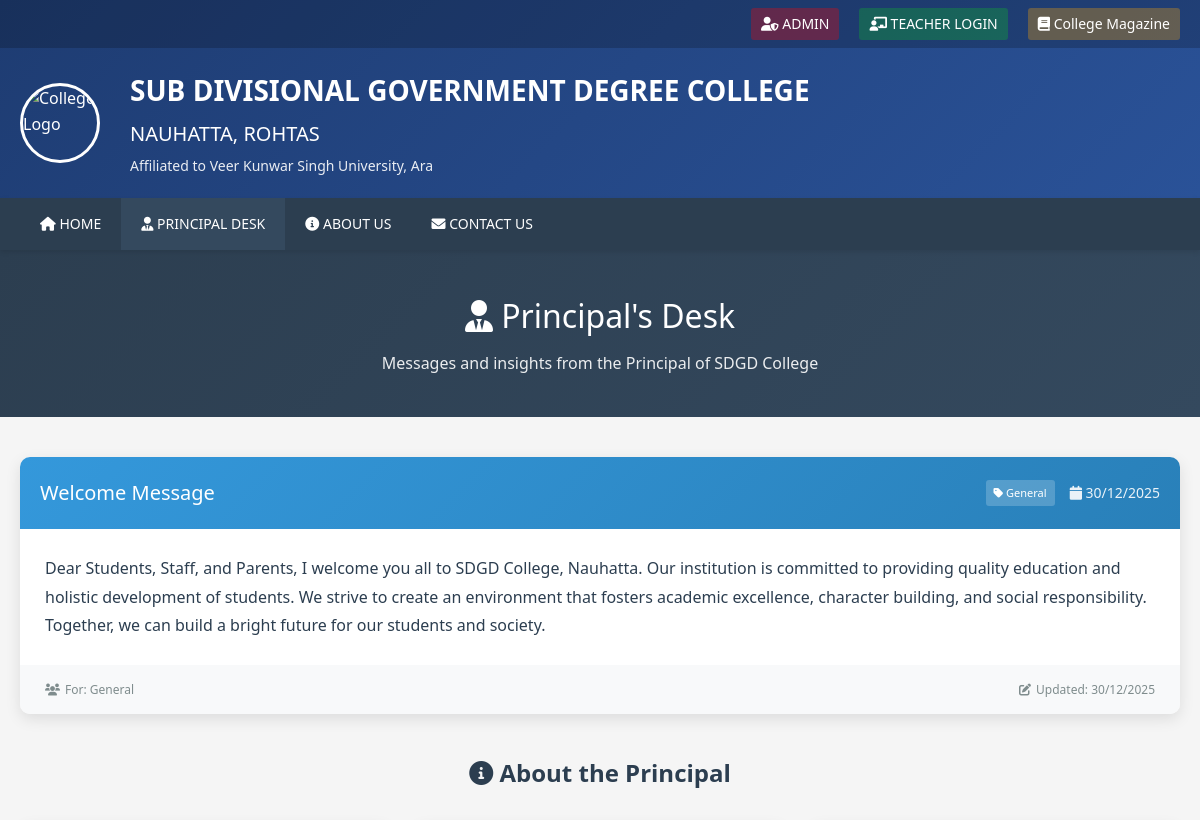
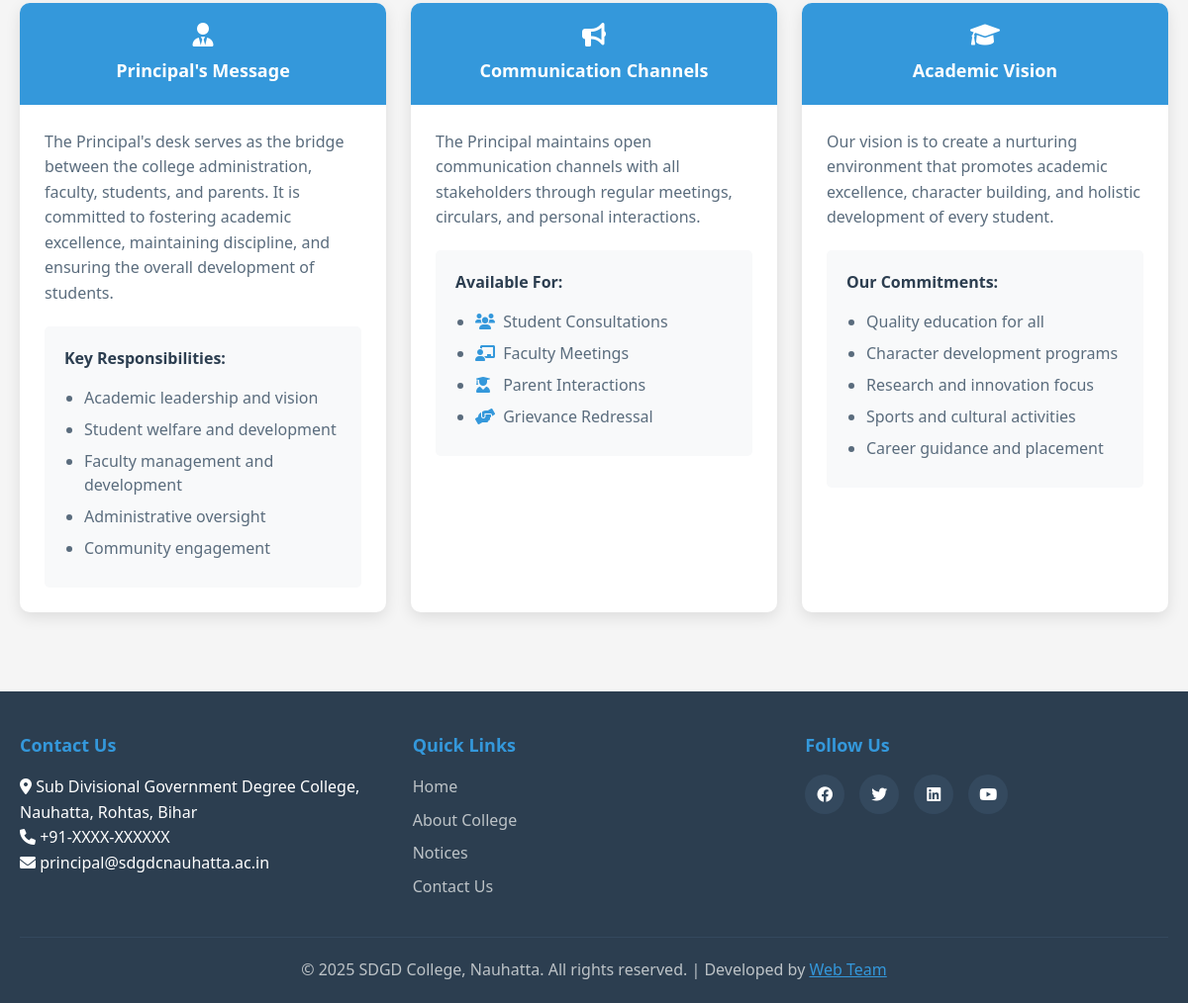
Page /principal-desk.php on the committed database (2 pictures, top to bottom).
### tables this page shows
CREATE TABLE IF NOT EXISTS principal_messages (
    id INT PRIMARY KEY AUTO_INCREMENT,
    title VARCHAR(255) NOT NULL,
    message TEXT NOT NULL,
    message_type ENUM('general', 'students', 'staff', 'parents') DEFAULT 'general',
    status ENUM('active', 'inactive') DEFAULT 'active',
    created_by INT,
    created_at TIMESTAMP DEFAULT CURRENT_TIMESTAMP,
    updated_at TIMESTAMP DEFAULT CURRENT_TIMESTAMP ON UPDATE CURRENT_TIMESTAMP,
    FOREIGN KEY (created_by) REFERENCES admin_users(id) ON DELETE SET NULL
);

### config.php (called while the page is built, shortened)
<?php
function format_date($date, $format = 'd/m/Y') {
    return date($format, strtotime($date));
}
?>

### principal-desk.php (the view, shortened to what this page needs)
<?php
require_once 'config.php';
$query = "SELECT * FROM principal_messages WHERE status = 'active' ORDER BY created_at DESC";
$result = mysqli_query($conn, $query);
$messages = mysqli_fetch_all($result, MYSQLI_ASSOC);
?>
<!DOCTYPE html>
<html lang="en">
<head>
    <link rel="stylesheet" href="styles.css">
    <link rel="stylesheet" href="https://cdnjs.cloudflare.com/ajax/libs/font-awesome/6.0.0/css/all.min.css">
</head>
<body>
    <header class="header">
        <div class="top-bar">
            <div class="container">
                <div class="top-links">
                    <a href="admin/login.php" class="admin-link"><i class="fas fa-user-shield"></i> ADMIN</a>
                    <a href="teacher/login.php" class="teacher-link"><i class="fas fa-chalkboard-teacher"></i> TEACHER LOGIN</a>
                    <a href="magazine.php" class="magazine-link"><i class="fas fa-book"></i> College Magazine</a>
                </div>
            </div>
        </div>
        <div class="main-header">
            <div class="container">
                <div class="logo-section">
                    <img src="assets/logo.png" alt="College Logo" class="logo">
                    <div class="college-info">
                        <h1>SUB DIVISIONAL GOVERNMENT DEGREE COLLEGE</h1>
                        <h2>NAUHATTA, ROHTAS</h2>
                        <p>Affiliated to Veer Kunwar Singh University, Ara</p>
                    </div>
                </div>
            </div>
        </div>
    </header>
    <nav class="main-nav">
        <div class="container">
            <ul class="nav-menu">
                <li><a href="index.php"><i class="fas fa-home"></i> HOME</a></li>
                <li><a href="principal-desk.php" class="active"><i class="fas fa-user-tie"></i> PRINCIPAL DESK</a></li>
                <li><a href="about.php"><i class="fas fa-info-circle"></i> ABOUT US</a></li>
                <li><a href="contact.php"><i class="fas fa-envelope"></i> CONTACT US</a></li>
            </ul>
        </div>
    </nav>
    <div class="page-header">
        <div class="container">
            <h1><i class="fas fa-user-tie"></i> Principal's Desk</h1>
            <p>Messages and insights from the Principal of SDGD College</p>
        </div>
    </div>
    <main class="main-content">
        <div class="container">
            <div class="principal-messages">
                <?php if (count($messages) > 0): ?>
                    <?php foreach ($messages as $message): ?>
                        <div class="message-card">
                            <div class="message-header">
                                <h3><?php echo $message['title']; ?></h3>
                                <div class="message-meta">
                                    <span class="message-type">
                                        <i class="fas fa-tag"></i> <?php echo ucfirst($message['message_type']); ?>
                                    </span>
                                    <span class="message-date">
                                        <i class="fas fa-calendar"></i> <?php echo format_date($message['created_at']); ?>
                                    </span>
                                </div>
                            </div>
                            <div class="message-content">
                                <div class="message-text">
                                    <?php echo nl2br($message['message']); ?>
                                </div>
                            </div>
                            <div class="message-footer">
                                <span class="target-audience">
                                    <i class="fas fa-users"></i> For: <?php echo ucfirst($message['message_type']); ?>
                                </span>
                                <span class="updated-date">
                                    <i class="fas fa-edit"></i> Updated: <?php echo format_date($message['updated_at'], 'd/m/Y'); ?>
                                </span>
                            </div>
                        </div>
                    <?php endforeach; ?>
                <?php endif; ?>
            </div>
            <div class="principal-info-section">
                <h2><i class="fas fa-info-circle"></i> About the Principal</h2>
                <div class="info-grid">
                    <div class="info-card">
                        <div class="info-header">
                            <i class="fas fa-user-tie"></i>
                            <h3>Principal's Message</h3>
                        </div>
                        <div class="info-content">
                            <p>The Principal's desk serves as the bridge between the college administration, faculty, students, and parents. It is committed to fostering academic excellence, maintaining discipline, and ensuring the overall development of students.</p>
                            <div class="key-points">
                                <h4>Key Responsibilities:</h4>
                                <ul>
                                    <li>Academic leadership and vision</li>
                                    <li>Student welfare and development</li>
                                    <li>Faculty management and development</li>
                                    <li>Administrative oversight</li>
                                    <li>Community engagement</li>
                                </ul>
                            </div>
                        </div>
                    </div>
                    <div class="info-card">
                        <div class="info-header">
                            <i class="fas fa-bullhorn"></i>
                            <h3>Communication Channels</h3>
                        </div>
                        <div class="info-content">
                            <p>The Principal maintains open communication channels with all stakeholders through regular meetings, circulars, and personal interactions.</p>
                            <div class="contact-methods">
                                <h4>Available For:</h4>
                                <ul>
                                    <li><i class="fas fa-users"></i> Student Consultations</li>
                                    <li><i class="fas fa-chalkboard-teacher"></i> Faculty Meetings</li>
                                    <li><i class="fas fa-user-graduate"></i> Parent Interactions</li>
                                    <li><i class="fas fa-hands-helping"></i> Grievance Redressal</li>
                                </ul>
                            </div>
                        </div>
                    </div>
                    <div class="info-card">
                        <div class="info-header">
                            <i class="fas fa-graduation-cap"></i>
                            <h3>Academic Vision</h3>
                        </div>
                        <div class="info-content">
                            <p>Our vision is to create a nurturing environment that promotes academic excellence, character building, and holistic development of every student.</p>
                            <div class="vision-points">
                                <h4>Our Commitments:</h4>
                                <ul>
                                    <li>Quality education for all</li>
                                    <li>Character development programs</li>
                                    <li>Research and innovation focus</li>
                                    <li>Sports and cultural activities</li>
                                    <li>Career guidance and placement</li>
                                </ul>
                            </div>
                        </div>
                    </div>
                </div>
            </div>
        </div>
    </main>
    <footer class="footer">
        <div class="container">
            <div class="footer-content">
                <div class="footer-section">
                    <h4>Contact Us</h4>
                    <p><i class="fas fa-map-marker-alt"></i> Sub Divisional Government Degree College, Nauhatta, Rohtas, Bihar</p>
                    <p><i class="fas fa-phone"></i> +91-XXXX-XXXXXX</p>
                    <p><i class="fas fa-envelope"></i> principal@sdgdcnauhatta.ac.in</p>
                </div>
                <div class="footer-section">
                    <h4>Quick Links</h4>
                    <ul>
                        <li><a href="index.php">Home</a></li>
                        <li><a href="about.php">About College</a></li>
                        <li><a href="notices.php">Notices</a></li>
                        <li><a href="contact.php">Contact Us</a></li>
                    </ul>
                </div>
                <div class="footer-section">
                    <h4>Follow Us</h4>
                    <div class="social-links">
                        <a href="#"><i class="fab fa-facebook"></i></a>
                        <a href="#"><i class="fab fa-twitter"></i></a>
                        <a href="#"><i class="fab fa-linkedin"></i></a>
                        <a href="#"><i class="fab fa-youtube"></i></a>
                    </div>
                </div>
            </div>
            <div class="footer-bottom">
                <p>&copy; <?php echo date('Y'); ?> SDGD College, Nauhatta. All rights reserved. | Developed by <a href="#">Web Team</a></p>
            </div>
        </div>
    </footer>
</body>
</html>

### styles.css (style rules this page uses)
* { margin: 0; padding: 0; box-sizing: border-box; }
body { font-family: 'Segoe UI', Tahoma, Geneva, Verdana, sans-serif; line-height: 1.6; color: #333; background-color: #f5f5f5; }
.container { max-width: 1200px; margin: 0 auto; padding: 0 20px; }
.header { background: linear-gradient(135deg, #1e3c72 0%, #2a5298 100%); color: white; box-shadow: 0 2px 10px rgba(0,0,0,0.1); }
.top-bar { background: rgba(0,0,0,0.2); padding: 8px 0; }
.top-links { display: flex; justify-content: flex-end; gap: 20px; }
.top-links a { color: white; text-decoration: none; font-size: 14px; padding: 5px 10px; border-radius: 3px; transition: background-color 0.3s; }
.admin-link { background: rgba(255,0,0,0.3); }
.teacher-link { background: rgba(0,255,0,0.2); }
.magazine-link { background: rgba(255,165,0,0.3); }
.main-header { padding: 20px 0; }
.logo-section { display: flex; align-items: center; gap: 30px; }
.logo { width: 80px; height: 80px; border-radius: 50%; border: 3px solid white; }
.college-info h1 { font-size: 28px; font-weight: bold; margin-bottom: 5px; }
.college-info h2 { font-size: 20px; font-weight: normal; margin-bottom: 5px; }
.college-info p { font-size: 14px; opacity: 0.9; }
.main-nav { background: #2c3e50; box-shadow: 0 2px 5px rgba(0,0,0,0.1); position: sticky; top: 0; z-index: 1000; }
.nav-menu { display: flex; list-style: none; margin: 0; padding: 0; }
.nav-menu li { position: relative; }
.nav-menu a { display: block; color: white; text-decoration: none; padding: 15px 20px; transition: background-color 0.3s; font-size: 14px; font-weight: 500; }
.nav-menu a:hover, .nav-menu a.active { background: #34495e; }
.main-content { padding: 40px 0; }
.message-content { line-height: 1.8; }
.footer { background: #2c3e50; color: white; padding: 40px 0 20px; margin-top: 40px; }
.footer-content { display: grid; grid-template-columns: repeat(auto-fit, minmax(250px, 1fr)); gap: 30px; margin-bottom: 30px; }
.footer-section h4 { margin-bottom: 15px; color: #3498db; font-size: 18px; }
.footer-section ul { list-style: none; }
.footer-section ul li { margin-bottom: 8px; }
.footer-section a { color: #bdc3c7; text-decoration: none; transition: color 0.3s; }
.social-links { display: flex; gap: 15px; }
.social-links a { display: inline-block; width: 40px; height: 40px; background: #34495e; color: white; text-align: center; line-height: 40px; border-radius: 50%; transition: background-color 0.3s; }
.footer-bottom { text-align: center; padding-top: 20px; border-top: 1px solid #34495e; color: #bdc3c7; }
.footer-bottom a { color: #3498db; }

### rows in the picture
principal_messages: title "Welcome Message", message_type "General", created_at "30/12/2025", message "Dear Students, Staff, and Parents, I welcome you all to SDGD College, Nauhatta. Our institution is committed to providing quality education and holistic development of students. We strive to create an environment that fosters academic excellence, character building, and social responsibility. Together, we can build a bright future for our students and society.", updated_at "30/12/2025"
